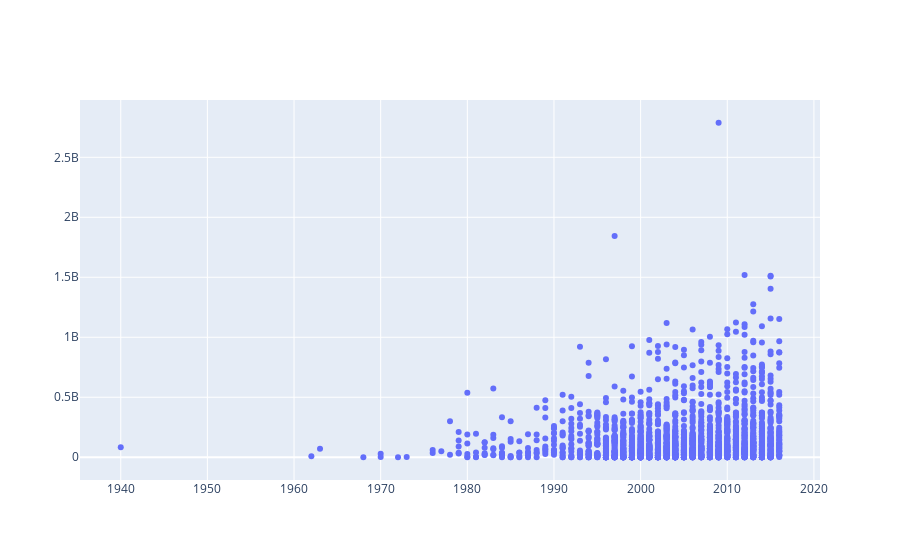

Notebook source saved alongside this figure:
### Markdown cell above
> Press `shift + return` on the cell below to plot the movie information.

### Code cell
import plotly.graph_objects as go
scatter = go.Scatter(x = years,
                     y = revenues, 
                     hovertext=titles, 
                     mode = 'markers')
fig = go.Figure(scatter)
fig

### Figure 1 — Plotly figure (JSON) as saved in the notebook; plotly's stock layout.template omitted (floating-point values rounded to 4 significant figures; data arrays with more than 128 entries replaced by an {"elided": "..."} marker saying what was removed)
{"data": [{"hovertext": {"elided": "2000 str values"}, "mode": "markers", "type": "scatter", "x": {"elided": "2000 int values"}, "y": {"elided": "2000 int values"}}], "layout": {"autosize": true, "xaxis": {"autorange": true, "range": [1935.0, 2021.0], "type": "linear"}, "yaxis": {"autorange": true, "range": [-204200000.0, 2992000000.0], "type": "linear"}}}
